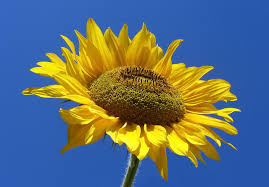
#> input picture images/DJI_0001.jpg, 269 x 187 px; its folder holds only this picture in this run
$ python RGB.py
#> lines starting #> are read from the running program, lines starting #| are printed output that depends on the picture
import glob
import cv2
import numpy as np
import os.path

inputDir = 'images'
outputDir = 'outputImagesRGB'


if not os.path.exists(inputDir):
    os.mkdir("images")

if not os.path.exists(outputDir):
    os.mkdir("outputImagesRGB")

tipos_imagem = ('*.png', '*.jpg', '*.jpeg', '*.bmp', '*.gif')
arquivos_imagem = []
for tipo in tipos_imagem:
    arquivos_imagem.extend(glob.glob(os.path.join(inputDir, tipo)))

for index, arquivo in enumerate(arquivos_imagem, start=1):
    try:
        image = cv2.imread(arquivo)
#> image is the input picture: shape (187, 269, 3); mean B, G, R 118.4, 110.5, 93.5

        (blue, green, red) = cv2.split(image)
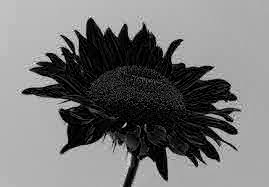
#> blue: shape (187, 269); min 0, max 254, mean 118.4
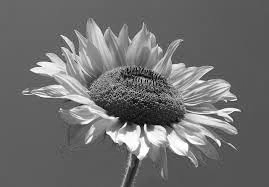
#> green: shape (187, 269); min 0, max 255, mean 110.5
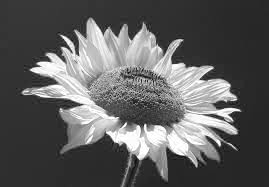
#> red: shape (187, 269); min 3, max 255, mean 93.5

        zeros = np.zeros(image.shape[:2], dtype="uint8")
        blue = cv2.merge([blue, zeros, zeros])
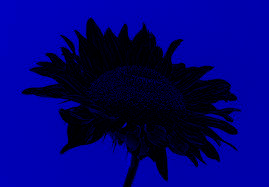
#> blue: shape (187, 269, 3); mean of channels 0, 1, 2 118.4, 0, 0; drawn as B, G, R
        green = cv2.merge([zeros, green, zeros])
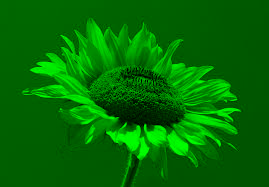
#> green: shape (187, 269, 3); mean of channels 0, 1, 2 0, 110.5, 0; drawn as B, G, R
        red = cv2.merge([zeros, zeros, red])
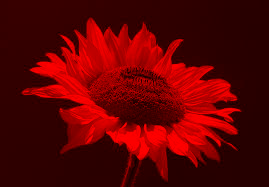
#> red: shape (187, 269, 3); mean of channels 0, 1, 2 0, 0, 93.5; drawn as B, G, R

        os.chdir(outputDir)

        cv2.imwrite(f"redRGB_{index}.png", red)
        cv2.imwrite(f"greenRGB_{index}.png", green)
        cv2.imwrite(f"blueRGB_{index}.png", blue)
    except Exception as e:
        print(f"Erro ao processar a imagem {arquivo}: {e}")
